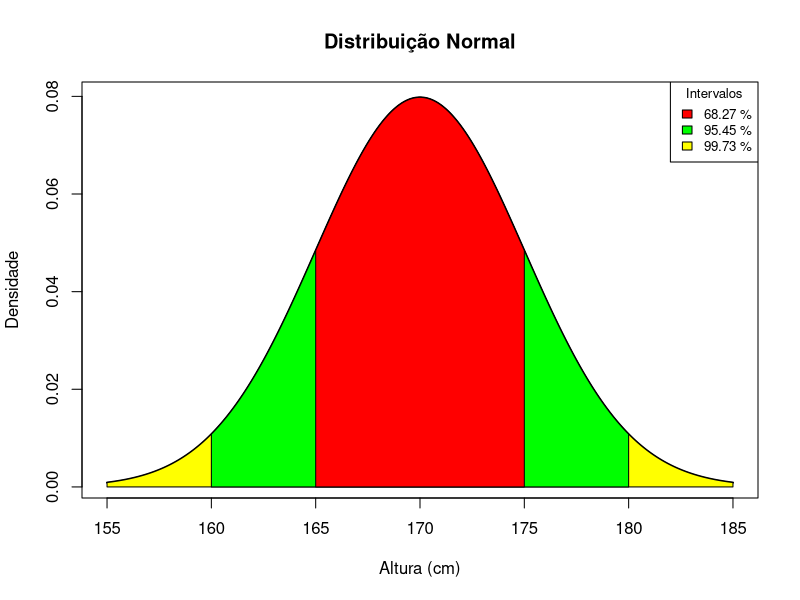
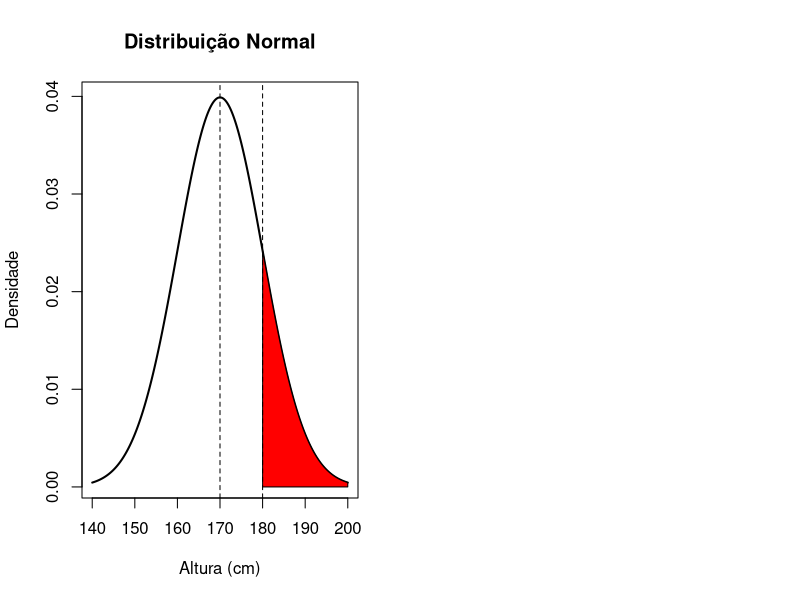

Source code (R) for these figures, in order: (Note: this script raises an error after producing the figures.)
# Exemplo 1 ================================================================
# Se dissermos que a altura média do homem brasileiro adulto é de
# 1,70m e o desvio padrão é de 5 cm, estaremos dizendo que:

ex_mean <- 1.70
ex_sd <- 0.05

# 1 - 68% da população masculina adulta encontra-se entre 1,65 m e 1,75 m

# Medidas em metros -> 5cm = 0.05m
pnorm(1.75, mean = ex_mean, sd = ex_sd) - pnorm(1.65, mean = ex_mean, sd = ex_sd)

# O z corresponde ao número de desvios padrão que x está da média
# z = (x - μ) / σ

z1 <- (1.65 - ex_mean) / ex_sd
z1
z2 <- (1.75 - ex_mean) / ex_sd
z2

# Média 0 e desvio padrão 1 são os valores padrão
norm1 <- pnorm(z2, mean = 0, sd = 1) - pnorm(z1, mean = 0, sd = 1)

# 2 - 95% da população masculina adulta encontra-se entre 1,60m e 1,80m

pnorm(1.80, mean = ex_mean, sd = ex_sd) - pnorm(1.60, mean = ex_mean, sd = ex_sd)

z1 <- (1.60 - ex_mean) / ex_sd
z1
z2 <- (1.80 - ex_mean) / ex_sd
z2

norm2 <- pnorm(z2, mean = 0, sd = 1) - pnorm(z1, mean = 0, sd = 1)

# 3 - 99,7% da população masculina adulta encontra-se entre 1,55m e 1,85m

pnorm(1.85, mean = ex_mean, sd = ex_sd) - pnorm(1.55, mean = ex_mean, sd = ex_sd)

z1 <- (1.55 - ex_mean) / ex_sd
z1
z2 <- (1.85 - ex_mean) / ex_sd
z2

norm3 <- pnorm(z2, mean = 0, sd = 1) - pnorm(z1, mean = 0, sd = 1)

# Gráficos

# Curva normal padrão

x <- seq(155, 185, 0.01)
y <- dnorm(x, mean = ex_mean * 100, sd = ex_sd * 100)

plot(x, y,
    type = "l",
    lwd = 2,
    col = "black",
    xlab = "Altura (cm)",
    ylab = "Densidade",
    main = "Distribuição Normal"
)

# Área sob a curva entre 1,55m e 1,85m

x <- seq(155, 185, 0.01)
y <- dnorm(x, mean = ex_mean * 100, sd = ex_sd * 100)

polygon(c(155, x, 185), c(0, y, 0), col = "yellow")

# Área sob a curva entre 1,60m e 1,80m

x <- seq(160, 180, 0.01)
y <- dnorm(x, mean = ex_mean * 100, sd = ex_sd * 100)

polygon(c(160, x, 180), c(0, y, 0), col = "green")

# Área sob a curva entre 1,65m e 1,75m

x <- seq(165, 175, 0.01)
y <- dnorm(x, mean = ex_mean * 100, sd = ex_sd * 100)

polygon(c(165, x, 175), c(0, y, 0), col = "red")
# text(170, 0.05, round(norm1, 4), cex = 1)

# Legenda com a área sob a curva de cada intervalo

legend("topright",
    legend = c(
        paste(round(norm1, 4) * 100, "%"),
        paste(round(norm2, 4) * 100, "%"),
        paste(round(norm3, 4) * 100, "%")
    ),
    fill = c("red", "green", "yellow"),
    title = "Intervalos",
    cex = 0.8
)

# Distribuição Normal Padronizada

# Distribuição de X: normal com μ = 170 e σ = 10
# Distribuição de Z: normal padrão
# P(X > 180) = P(Z > 1)
# z = (x - μ) / σ = $$ \frac{180 - 170}{10} = 1 $$

# Para um valor x = μ, corresponde z = 0 na distribuição normal padrão/reduzida
# Para x = μ + σ, tem-se z = 1, e assim por diante

x_default <- seq(140, 200, 0.01)
y_default <- dnorm(x_default, mean = 170, sd = 10)

x_normal <- seq(-3, 3, 0.01)
y_norma <- dnorm(x, mean = 0, sd = 1)

# Gerar dois gráficos, um para X e outro para Z
# Separar curva em setores de linhas verticais no eixo x, para facilitar a visualização
# Preenchimento em X > 180 e Z > 1

par(mfcol = c(1, 2))

plot(x_default, y_default,
    type = "l",
    lwd = 2,
    col = "black",
    xlab = "Altura (cm)",
    ylab = "Densidade",
    main = "Distribuição Normal"
)

polygon(c(180, x_default[x_default > 180], 200), c(0, y_default[x_default > 180], 0), col = "red")

# Linhas verticais separando setores

abline(v = c(170, 180), lty = 2)

plot(x_normal, y_norma,
    type = "l",
    lwd = 2,
    col = "black",
    xlab = "Z",
    ylab = "Densidade",
    main = "Distribuição Normal Padronizada"
)

polygon(c(1, x[x > 1], 3), c(0, y[x > 1], 0), col = "red")

# Linhas verticais separando setores

abline(v = c(0, 1), lty = 2)

# Calculemos o exemplo anterior com a Distribuição Normal Padronizada

pnorm(1) - pnorm(-1) # P(Z > 1) = P(Z ≤ 1) - P(Z ≤ -1)
# equivalente a: pnorm(175, mean = 170, sd = 5) - pnorm(165, mean = 170, sd = 5)

pnorm(2) - pnorm(-2) # P(Z > 2) = P(Z ≤ 2) - P(Z ≤ -2)
# equivalente a: pnorm(180, mean = 170, sd = 5) - pnorm(160, mean = 170, sd = 5)

pnorm(3) - pnorm(-3) # P(Z > 3) = P(Z ≤ 3) - P(Z ≤ -3)
# equivalente a: pnorm(185, mean = 170, sd = 5) - pnorm(155, mean = 170, sd = 5)

# Exemplo 2 ================================================================
# Os resultados do experimento formam uma VA com distribuição normal,
# com média 40 e desvio padrão 10.

# ---- a) Qual a probabilidade de um resultado ser menor ou igual a 50?

# P(X < 50) = P(Z <= 1) = ?
# z = (x - μ) / σ = (50 - 40) / 10 = 1

pnorm(50, mean = 40, sd = 10, lower.tail = TRUE) # equivale a: pnorm(50, 40, 10)
pnorm(1, mean = 0, sd = 1, lower.tail = TRUE) # equivale a: pnorm(1)

# Plotamos a distribuição normal para visualizar a área sob a curva

x <- seq(10, 70, 0.01) # ou: seq(5, 75)
y <- dnorm(x, mean = 40, sd = 10)

par(mfcol = c(1, 1))

plot(x, y,
    type = "l",
    lwd = 2,
    col = "black",
    xlab = "Resultado",
    ylab = "Densidade",
    main = "Distribuição Normal"
)

polygon(c(10, x[x <= 50], 50), c(0, y[x <= 50], 0), col = "red")

# Texto centralizado na área sob a curva
text(40, 0.0175, round(pnorm(50, 40, 10), 4), cex = 1.5)

# ---- b) Qual a probabilidade de um resultado do experimento ser maior ou igual a 35?

# z = (x - μ) / σ = (35 - 40) / 10 = -0.5
# P(Z >= 35) = P(Z > -0.5) = 1 - P(Z <= -0.5)

pnorm(35, mean = 40, sd = 10, lower.tail = FALSE)
# equivale a: pnorm(35, 40, 10, lower.tail = FALSE)

pnorm(-0.5, mean = 0, sd = 1, lower.tail = FALSE)
# equivale a: pnorm(-0.5, lower.tail = FALSE)

1 - pnorm(35, mean = 40, sd = 10) # equivale a: 1 - pnorm(35)
1 - pnorm(-0.5, mean = 0, sd = 1) # equivale a: 1 - pnorm(-0.5)

# ATENÇÃO! Quando o intervalo procurado for
# """maior ou igual""" a X (outra parte da curva) "lower.tail = False".

# Plotamos a distribuição normal para visualizar a área sob a curva

x <- seq(10, 70, 0.01) # ou: seq(5, 75)
y <- dnorm(x, mean = 40, sd = 10)

plot(x, y,
    type = "l",
    lwd = 2,
    col = "black",
    xlab = "Resultado",
    ylab = "Densidade",
    main = "Distribuição Normal"
)

# Outra forma de calcular a área sob a curva
i <- x >= 35
polygon(c(35, x[i], 70), c(0, y[i], 0), col = "green")

# Texto centralizado na área sob a curva
p <- pnorm(35, mean = 40, sd = 10, lower.tail = FALSE)
text(42.5, 0.0175, round(p, digits = 4), cex = 1.5)

# ---- c) Qual a probabilidade de um resultado do experimento estar entre 25 e 60?

# P(25 <= 60) = P(25 <= X <= 60) =  P(X <= 60) - P(X <= 25)
#                                   P(2)       - P(-1,5)

# Como o intervalo procurado é menor ou igual a X, não é necessário
# especificar "lower.tail = FALSE"
pnorm(60, mean = 40, sd = 10, lower.trail = TRUE) -
    pnorm(25, mean = 40, sd = 10, lower.trail = TRUE)
# equivale a: pnorm(60, 40, 10) - pnorm(25, 40, 10)

# Plotamos a distribuição normal e a distribuição normal padronizada
# para visualizar a área sob a curva

x_default <- seq(0, 80, 0.01)
y_default <- dnorm(x_default, mean = 40, sd = 10)

x_normal <- seq(-3, 3, 0.01)
y_norma <- dnorm(x_normal, mean = 0, sd = 1)

par(mfcol = c(1, 2))

plot(x_default, y_default,
    type = "l",
    lwd = 2,
    col = "black",
    xlab = "Resultado",
    ylab = "Densidade",
    main = "Distribuição Normal"
)

polygon(c(25, x_default[x_default <= 60], 60), c(0, y_default[x_default <= 60], 0), col = "yellow")

# Texto centralizado na área sob a curva

p <- pnorm(60, mean = 40, sd = 10) - pnorm(25, mean = 40, sd = 10)
text(40, 0.0175, round(p, digits = 4), cex = 1)

plot(x_normal, y_norma,
    type = "l",
    lwd = 2,
    col = "black",
    xlab = "Z",
    ylab = "Densidade",
    main = "Distribuição Normal Padronizada"
)

polygon(c(1.5, x_normal[x_normal <= 2], 2), c(0, y_norma[x_normal <= 2], 0), col = "yellow")

# Texto centralizado na área sob a curva

p <- pnorm(2) - pnorm(1.5)
text(1.75, 0.35, round(p, digits = 4), cex = 1)

# ---- d) Qual a probabilidade de um resultado do experimento ser
# maior ou igual a 55 (>= 55) ou menor ou igual a 30 (<= 30)?

# P(X) = P(X >= 55) + P(X <= 30)

p1 <- pnorm(55, mean = 40, sd = 10, lower.tail = FALSE)
# lower.tail = FALSE é necessário, pois o intervalo procurado é maior ou igual a X

p2 <- pnorm(30, mean = 40, sd = 10, lower.tail = TRUE)
# lower.tail = TRUE é necessário, pois o intervalo procurado é menor ou igual a X

p1 + p2

# Plotamos a distribuição normal para visualizar a área sob a curva

par(mfcol = c(1, 1))

x <- seq(0, 80, 0.01)
y <- dnorm(x, mean = 40, sd = 10)

plot(x, y,
    type = "l",
    lwd = 2,
    col = "black",
    xlab = "Resultado",
    ylab = "Densidade",
    main = "Distribuição Normal"
)

polygon(c(55, x[x >= 55], 80), c(0, y[x >= 55], 0), col = "yellow")
polygon(c(0, x[x <= 30], 30), c(0, y[x <= 30], 0), col = "orange")

# Texto centralizado em cada área sob a curva

p1 <- pnorm(55, mean = 40, sd = 10, lower.tail = FALSE)
p2 <- pnorm(30, mean = 40, sd = 10, lower.tail = TRUE)

text(60, 0.0175, round(p1, digits = 4), cex = 1)
text(20, 0.0175, round(p2, digits = 4), cex = 1)

# Exemplo 3 ================================================================
# Considere uma situação em que se estudou a durabilidade de um certo tipo de pneu.
# Verificou-se que esta durabilidade seguia uma distribuição normal com
# duração média 60.000 km e desvio-padrão 10.000 km.
# X ~ N(60000; 10000)
# Procurou-se, então, responder os seguintes questionamentos:

# ---- a) Qual a probabilidade de um pneu aleatoriamente escolhido durar mais de 75.000 km?

# P(X > 75.000) = 1 - P(X <= 75.000)
# z = (x - μ) / σ = (75.000 - 60.000) / 10.000 = 1,5

pnorm(75000, mean = 60000, sd = 10000, lower.tail = FALSE)
1 - pnorm(1.5)

# Plotamos a distribuição normal para visualizar a curva (CRASHA TUDO)

x <- seq(30000, 90000, 10)
y <- dnorm(x, mean = 60000, sd = 10000)

plot(x, y,
    type = "l",
    lwd = 2,
    col = "black",
    xlab = "Durabilidade (km)",
    ylab = "Densidade",
    main = "Distribuição Normal"
)

# ----  b) Qual a probabilidade de um pneu aleatoriamente escolhido durar
#       entre 50.000 e 70.000 km?

# # P(50.000 < X < 70.000)

# z1 = (50.000 - 60.000) / 10.000 = -1
# z2 = (70.000 - 60.000) / 10.000 = 1

# P(50.000 < X < 70.000) = P(X < 70.000) - P(X < 50.000) = P(-1 < Z < 1)

pnorm(70000, mean = 60000, sd = 10000) - pnorm(50000, mean = 60000, sd = 10000)

# ----  C) Qual a probabilidade de um pneu aleatoriamente escolhido durar
#       entre 63.000 e 70.000 km?

# P(63.000 < X < 70.000)

# z1 = (63.000 - 60.000) / 10.000 = 0,3
# z2 = (70.000 - 60.000) / 10.000 = 1

# P(63.000 < X < 70.000) = P(X < 70.000) - P(X < 63.000) = P(0,3 < Z < 1)

pnorm(70000, mean = 60000, sd = 10000) - pnorm(63000, mean = 60000, sd = 10000)

# ----  d) Qual a probabilidade de um pneu aleatoriamente escolhido durar
#       exatamente 70.000 km?

# P(X = 70000)
# z = (70.000 - 60.000) / 10.000 = 1
pnorm(70000, mean = 60000, sd = 10000)
pnorm(1)

# ----  e) O fabricante deseja fixar prazo de garantia, em quilômetros, de tal modo que,
#       se a duração do pneu for inferior a garantia, o pneu seja trocado.
#       De quantos quilômetros deve ser este prazo, para que somente 1% dos pneus sejam trocados?

# P(X < x) = 0,01
# Na tabela, para P(Z < z) = 0,01 -> z = -2,33
# z = (x - μ) / σ ... $$ -2,33 = \frac{x - 60.000}{10.000} = 36.700km $$

# qnorm retorna o valor de x para uma dada probabilidade
qnorm(0.01, mean = 60000, sd = 10000)

# Exemplo 4 ================================================================
# Suponha que as amplitudes de vida de dois aparelhos elétricos, D1 e D2,
# tenham distribuições N(42, 6^2) e N(45, 3^2), respectivamente.
# Se os aparelhos são feitos para ser usados por um período de 45 horas,

# ---- a) Qual aparelho deve ser escolhido?

# X = 45 horas

pnorm(45, mean = 42, sd = 6, lower.tail = FALSE) # Aparelho D1
pnorm(45, mean = 45, sd = 3, lower.tail = FALSE) # Aparelho D2

# Utilizamos lower.tail = FALSE, pois o intervalo procurado é maior ou igual a X

# A probabilidade do segundo aparelho durar mais que 45 horas é maior
# que a do primeiro e, portanto, ele (D2) deve ser o escolhido.

# ---- b) E se for um período de 49 horas?
pnorm(49, mean = 42, sd = 6, lower.tail = FALSE) # Aparelho D1
pnorm(49, mean = 45, sd = 3, lower.tail = FALSE) # Aparelho D2

# Para 49 horas a situação se inverte. O primeiro (D1) deve ser o escolhido

# Exemplo 5 ================================================================
# O diâmetro do eixo principal de um disco rígido segue a distribuição Normal
# com média 25,08 cm e desvio padrão 0,05 cm.
# Se as especificações para esse eixo são 25,00 ± 0,15 cm, determine o
# percentual de unidades produzidas em conformidades com as especificações.

ex_mean <- 25.08
ex_sd <- 0.05

# P(24,85 < X < 25,15) = P(X < 25,15) - P(X < 24,85)

pp <- pnorm(25.15, mean = ex_mean, sd = ex_sd) - pnorm(24.85, mean = ex_mean, sd = ex_sd)
cat("Percentual de unidades produzidas em conformidade com as especificações:", pp * 100, "%\n")

# Plotamos a curva indicando a linha da média, do limite esquerdo inferior (LEI) e superior (LES), legendando o desvio padrão

x <- seq(24.85, 25.25, 0.001)
y <- dnorm(x, mean = ex_mean, sd = ex_sd)

plot(x, y,
    type = "l",
    lwd = 2,
    col = "black",
    xlab = "Diâmetro (cm)",
    ylab = "Densidade",
    main = "Distribuição Normal"
)

# Adicionamos o preenchimento entre 24,85 e 25,15

polygon(c(24.85, x[x <= 25.15], 25.15), c(0, y[x <= 25.15], 0), col = "gray")

abline(v = c(25.00 - 0.15, ex_mean, 25.00 + 0.15), lty = 2)

text(ex_mean, 0.5, "Média (μ)", cex = 0.8)
text(25.00 - 0.15, 0.5, "LEI", cex = 0.8)
text(25.00 + 0.15, 0.5, "LES", cex = 0.8)

# Exemplo 6 ================================================================
# Em uma universidade as notas da disciplina de Estatística distribuem-se normalmente
# com média 6,4 e desvio padrão de 0,8.
# Em uma turma com 80 alunos, quantos terão

ex_mean <- 6.4
ex_sd <- 0.8

# ---- a) Nota inferior a 5,0?
p <- pnorm(5, mean = ex_mean, sd = ex_sd) # resultado para 1 aluno
p * 80

# ---- b) Nota entre 5,0 e 7,5?
p <- pnorm(7.5, mean = ex_mean, sd = ex_sd) - pnorm(5, mean = ex_mean, sd = ex_sd)
p * 80

# ---- c) Nota maior que 7,5?
p <- pnorm(7.5, mean = ex_mean, sd = ex_sd, lower.tail = FALSE)
# lower.tail = FALSE é necessário, pois o intervalo procurado é maior ou igual a X
p * 80

# Exemplo 7 ================================================================
# Suponha que a variável aleatória “retornos do contrato futuro
# de soja na bolsa de Chicago” (100 retornos) possui distribuição normal com
# média 0,18 % ao dia e desvio padrão igual a 1,17% ao dia.

# ---- a) Qual a probabilidade de se obter retorno entre 0,18% e 2% ao dia?

# P(0,18 < X < 2) = P(X < 2%) - P(X < 0,18%)

z1 <- (0.18 - 0.18) / 1.17 # z = (x - μ) / σ = 0
z2 <- (2 - 0.18) / 1.17 # z = (x - μ) / σ = 1,56 (1,5564102564)

# P(z1 < Z < z2) = P(0 < Z < 1,56) = P(Z < 1,56) - P(Z < 0)

pnorm(q = 2.00 / 100, mean = 0.18 / 100, sd = 1.17 / 100) -
    pnorm(q = 0.18 / 100, mean = 0.18 / 100, sd = 1.17 / 100)

pnorm(q = z2) - pnorm(q = z1)
# Pela tabela, P(Z < 1,56) = 0,9392 e P(Z < 0) = 0,5

# ---- b) Qual a probabilidade de se obter retorno superior a 2% ao dia?

# P(X > 2%) = P(Z > 1,56) = 1 - P(Z < 1,56)
# Pela tabela, 1 - P(Z < 1,56) = 1 - 0,9406 = 0,0594
pnorm(q = 2.00 / 100, mean = 0.18 / 100, sd = 1.17 / 100, lower.tail = FALSE)
pnorm(q = z2, lower.tail = FALSE) # 0.05990691

# Exemplo 8 ================================================================
# Um pesquisador coletou os dados da estatura de jovens em idade de alistamento militar.
# Sabe-se que a estatura de uma população segue a distribuição normal,
# com média 170cm e variância 36cm^2.

# ---- a) Qual a probabilidade de encontrar um jovem com mais de 1,79m de altura?

# z = (x - μ) / σ = (179 - 170) / 6 = 1,5
# P(X > 179) = P(Z > 1,5) = 1 - P(Z < 1,5)
# Pela tabela, P(Z < 1,5) = 0,9332, logo P(Z > 1,5) = 1 - 0,9332 = 0,0668

# Como temos as medidas em cm e a pergunta em m, convertemos tudo para cm
# Como temos a variância, a convertemos para o desvio padrão (raiz quadrada da variância)
pnorm(q = 179, mean = 170, sd = sqrt(36), lower.tail = FALSE)
1 - pnorm(q = 179, mean = 170, sd = sqrt(36))
1 - pnorm(q = 1.5, 0, 1)

# Plotando o gráfico

x <- seq(140, 200)
y <- dnorm(x, mean = 170, sd = sqrt(36))

plot <- plot(x, y,
    type = "l",
    lwd = 2,
    col = "black",
    xlab = "Altura (cm)",
    ylab = "Densidade",
    main = "Distribuição Normal"
)

i <- x >= 179
polygon(c(179, x[i], 200), c(0, y[i], 0), col = "green")

p <- pnorm(q = 179, mean = 170, sd = sqrt(36), lower.tail = FALSE)
text(185, 0.0115, round(p, digits = 4), cex = 1)

# ----  b) Qual a altura em que a probabilidade de encontrarmos
#       valores menores que ela seja de 80%?

# Procurando o valor de z na tabela completa cuja probabilidade seja a mais próxima de 80% (0.8).
# Encontramos o valor mais aproximado como 0.79995, cujo z = 0,84

# z = (x - μ) / σ =
# 0,84 = (x - 170) / 6
# 0,84 * 6 = x - 170
# 5,04 = x - 170
# x = 175,04

# Encontra-se o valor de x para a probabilidade de 80% (0,8)
qnorm(p = 80 / 100, mean = 170, sd = sqrt(36)) # 175.04

# Encontra-se a probabilidade para a altura de 175,04cm
pnorm(q = 175.04, mean = 170, sd = sqrt(36)) # 0.7995

# --- c) Qual é altura que divide as alturas em 95% mais baixo dos 5% mais altos?

# z = (x - μ) / σ
# z = 1,64 (tabela) -> 0,9495 ou z = 1,65 (tabela) -> x = 0,9505

# 1,64 = (x - 170) / 6
# 1,64 * 6 = x - 170
# 9,84 = x - 170
# x = 179,84

qnorm(p = 95 / 100, mean = 170, sd = sqrt(36))

# Exemplo 9 ================================================================
# O tempo gasto no exame vestibular de uma universidade
# tem distribuição Normal, com média = 120 min e desvio padrão = 15 min.

# ----  a) Sorteando-se um aluno ao acaso, qual a probabilidade dele
#       terminar o exame antes de 100 minutos?

# P(T < 100) = P(Z < (100 - 120) / 15) = P(Z < -1,33)
# Pela tabela, P(-1,33) = 0,0918

pnorm(q = 100, mean = 120, sd = 15)

# Plotando o gráfico

x <- seq(60, 180)
y <- dnorm(x, 120, 15)

plot <- plot(x, y,
    type = "l",
    lwd = 2,
    col = "black",
    xlab = "Tempo (min)",
    ylab = "Densidade",
    main = "Distribuição Normal"
)

i <- x <= 100
polygon(c(60, x[i], 100), c(0, y[i], 0), col = "red")

p <- pnorm(q = 100, mean = 120, sd = 15)
text(80, 0.02, round(p, digits = 4), cex = 1)

# ----  b) Qual deve ser o tempo de prova, de modo a permitir que
#       95% dos vestibulandos terminem no prazo estipulado?
#       T: tempo gasto no exame vestibular

# P(T < t) = 0,95 = P(Z < (t - 120) / 15) = 0,95

qnorm(p = 95 / 100, mean = 120, sd = 15)

# Tendo P(z) = 0,95, pela tabela, z = 1,64, portanto, (t - 120) / 15 = 1,64 -> t = 144,6

# Exemplo 10 ===============================================================
# Seja uma VA X com distribuição normal com média 220 e variância 16,
# ou seja, N(220; 16). Calcule as probabilidades abaixo:

ex_mean <- 220
ex_sd <- sqrt(16)

# ---- a) P(X <= 225)
pnorm(q = 225, mean = ex_mean, sd = ex_sd)

# P(X <= (225 - 220) / 4) = P(Z <= 1,25) = 0,8944
pnorm(q = 1.25, mean = 0, sd = 1) # equivalente a: pnorm(1.25)

# ---- b) P(210 <= X <= 228)
pnorm(q = 228, mean = ex_mean, sd = ex_sd) - pnorm(q = 210, mean = ex_mean, sd = ex_sd)

# P(210 <= X <= 228) = P(X <= 228) - P(X <= 210) = P((210 - 220) / 4 <= Z <= (228 - 220) / 4)
# P(-2,5 <= Z <= 2) = P(2) - P(-2,5)
# Pela tabela completa, P(2) - P(-2,5) = 0,9772 - 0,0062 = 0,971

# Plotando o gráfico

x <- seq(200, 240)
y <- dnorm(x, ex_mean, ex_sd)

plot <- plot(x, y,
    type = "l",
    lwd = 2,
    col = "black",
    xlab = "Valores",
    ylab = "Densidade",
    main = "Distribuição Normal"
)

i <- x >= 210 & x <= 228

polygon(c(210, x[i], 228), c(0, y[i], 0), col = "red")

p <- pnorm(q = 228, mean = ex_mean, sd = ex_sd) - pnorm(q = 210, mean = ex_mean, sd = ex_sd)
text(220, 0.04, round(p, digits = 4), cex = 1)

# ---- c) Qual o valor de k tal que P(X ≤ k) = 0,01

# Basta procurar 0,9900 na tabela normal completa, assim z = -2,33
# Assim, a partir da tabela temos que (k - 200) / 4 = -2,33, assim k = 210,69

qnorm(p = 0.01, mean = ex_mean, sd = ex_sd) # 210.6946

# Exemplo 10 ===============================================================
# Em uma universidade, as notas são normalmente distribuídas com
# média de 72 pontos e desvio padrão de 9.
# O professor atribuirá conceito A aos 8% dos melhores alunos.

# Qual a menor nota que um aluno pode tirar de modo a garantir um conceito A?
# P(X > x) = 0,08, logo P(X ≤ x) = 0,92
# Basta procurar na tabela o valor de z para 0,92, que é 1,41

# z = (x - μ) / σ
# 1,41 = (x - 72) / 9
# 1,41 * 9 = x - 72
# 12,69 = x - 72
# x = 84,69 pontos

qnorm(p = 8 / 100, mean = 72, sd = 9, lower.tail = FALSE) # 84.64

# Exemplo 11 ===============================================================
# Considerando o script abaixo, gerar uma distribuição normal,
# utilizando o software R, conforme o valor xx da sua matrícula

xx <- 15
pesos <- seq(xx * 10 - 2 * xx, xx * 10 + 2 * xx)
amostra <- sample(pesos, xx + 30, replace = TRUE)

media <- mean(amostra)
desvio <- sd(amostra)

x <- seq(media - 4 * desvio, media + 4 * desvio)
y <- dnorm(x, mean = media, sd = desvio)
plot(x,
    y,
    type = "l",
    lwd = 2,
    col = "black",
    xlab = "Valores",
    ylab = "Densidade",
    main = "Distribuição Normal"
)
